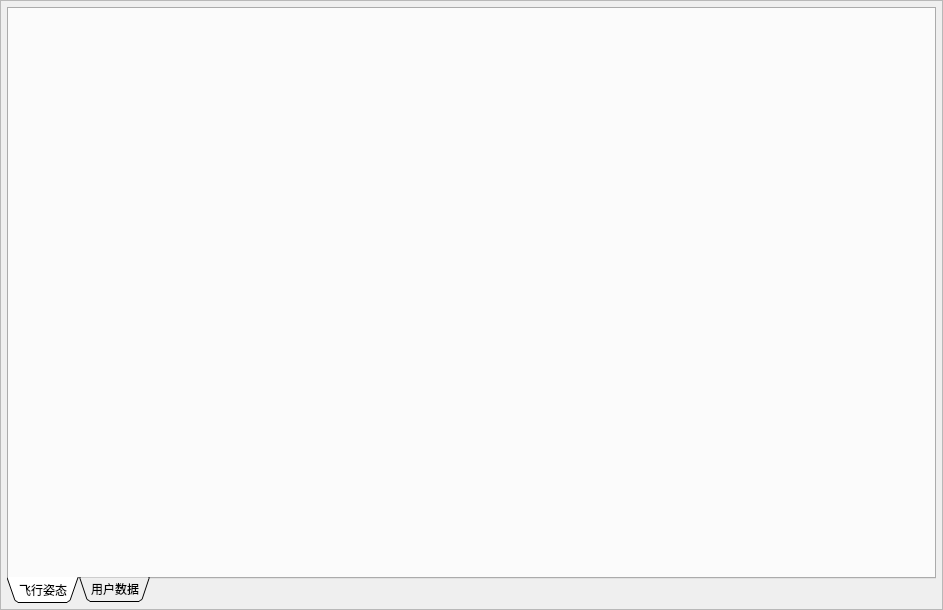
<?xml version="1.0" encoding="UTF-8"?>
<ui version="4.0">
 <class>dataShowUI</class>
 <widget class="QWidget" name="dataShowUI">
  <property name="geometry">
   <rect>
    <x>0</x>
    <y>0</y>
    <width>943</width>
    <height>610</height>
   </rect>
  </property>
  <property name="windowTitle">
   <string>Form</string>
  </property>
  <layout class="QVBoxLayout" name="verticalLayout_2">
   <property name="spacing">
    <number>0</number>
   </property>
   <property name="leftMargin">
    <number>0</number>
   </property>
   <property name="topMargin">
    <number>0</number>
   </property>
   <property name="rightMargin">
    <number>0</number>
   </property>
   <property name="bottomMargin">
    <number>0</number>
   </property>
   <item>
    <widget class="QFrame" name="frame">
     <property name="frameShape">
      <enum>QFrame::StyledPanel</enum>
     </property>
     <layout class="QVBoxLayout" name="verticalLayout">
      <property name="spacing">
       <number>0</number>
      </property>
      <property name="leftMargin">
       <number>6</number>
      </property>
      <property name="topMargin">
       <number>6</number>
      </property>
      <property name="rightMargin">
       <number>6</number>
      </property>
      <property name="bottomMargin">
       <number>6</number>
      </property>
      <item>
       <widget class="QTabWidget" name="tabWidget">
        <property name="tabPosition">
         <enum>QTabWidget::South</enum>
        </property>
        <property name="tabShape">
         <enum>QTabWidget::Triangular</enum>
        </property>
        <property name="currentIndex">
         <number>0</number>
        </property>
        <property name="iconSize">
         <size>
          <width>24</width>
          <height>24</height>
         </size>
        </property>
        <property name="tabBarAutoHide">
         <bool>false</bool>
        </property>
        <widget class="QWidget" name="flyData">
         <attribute name="icon">
          <iconset resource="main.qrc">
           <normaloff>:/background/img/R-C.jfif</normaloff>:/background/img/R-C.jfif</iconset>
         </attribute>
         <attribute name="title">
          <string>飞行姿态</string>
         </attribute>
         <layout class="QGridLayout" name="gridLayout">
          <property name="leftMargin">
           <number>0</number>
          </property>
          <property name="topMargin">
           <number>0</number>
          </property>
          <property name="rightMargin">
           <number>0</number>
          </property>
          <property name="bottomMargin">
           <number>0</number>
          </property>
          <property name="spacing">
           <number>6</number>
          </property>
          <item row="0" column="0">
           <widget class="PanelWidget" name="flyDatawidget" native="true">
            <property name="sizePolicy">
             <sizepolicy hsizetype="Expanding" vsizetype="Expanding">
              <horstretch>0</horstretch>
              <verstretch>0</verstretch>
             </sizepolicy>
            </property>
           </widget>
          </item>
         </layout>
        </widget>
        <widget class="QWidget" name="userData">
         <attribute name="title">
          <string>用户数据</string>
         </attribute>
         <layout class="QGridLayout" name="gridLayout_3">
          <property name="leftMargin">
           <number>0</number>
          </property>
          <property name="topMargin">
           <number>0</number>
          </property>
          <property name="rightMargin">
           <number>0</number>
          </property>
          <property name="bottomMargin">
           <number>0</number>
          </property>
          <property name="spacing">
           <number>6</number>
          </property>
          <item row="0" column="0">
           <widget class="PanelWidget" name="userDatawidget_2" native="true">
            <property name="sizePolicy">
             <sizepolicy hsizetype="Expanding" vsizetype="Expanding">
              <horstretch>0</horstretch>
              <verstretch>0</verstretch>
             </sizepolicy>
            </property>
           </widget>
          </item>
         </layout>
        </widget>
       </widget>
      </item>
     </layout>
    </widget>
   </item>
  </layout>
 </widget>
 <customwidgets>
  <customwidget>
   <class>PanelWidget</class>
   <extends>QWidget</extends>
   <header location="global">extend/panelwidget.h</header>
   <container>1</container>
  </customwidget>
 </customwidgets>
 <resources>
  <include location="main.qrc"/>
 </resources>
 <connections/>
</ui>
